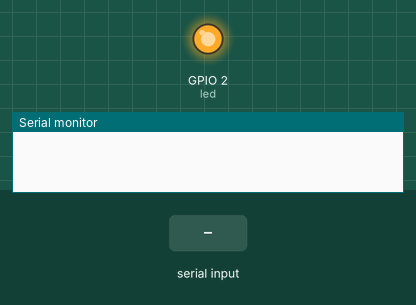
Simulated run of this sketch. Board: ESP32. Shown: output pins drawn as LEDs (lit = HIGH), the last lines printed to the serial monitor. The test bench sets the inputs (shaded band).

Above: at 0.8 s.
0.9 s: "delay\n" received over Serial
At 1.3 s:
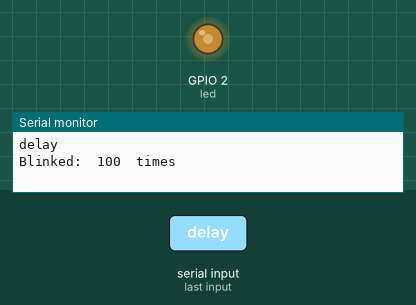
2.5 s: "90,45\n" received over Serial
4.0 s: "0\n" received over Serial
Timing chart, 0 to 7.0 s (numbered marks = the images above; inputs shaded):
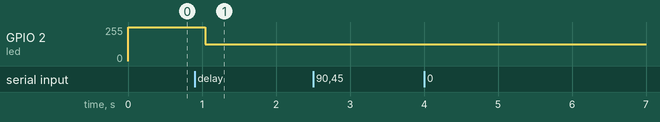

The sketch:

esp32_FreeRTOS_5b.ino
```cpp
/* FreeRTOS queue */

#if CONFIG_FREERTOS_UNICORE
static const BaseType_t app_cpu = 0;
#else
static const BaseType_t app_cpu = 1;
#endif

static QueueHandle_t queueOne;
static QueueHandle_t queueTwo;
static const uint8_t queue_len = 5;
static const int led = LED_BUILTIN;
unsigned long blinkPeriod = 1000;
unsigned long count = 0;

typedef struct Message {
  char body[20];
  int count;
} Message;

/* task A: prints messages from queue 2, reads serial input and echo
   to serial monitor, if "delay xxx", sends xxx to queue 1 */
void messages(void *parameters) {
  Message msg;
  String incomingBytes;
  char subString[20];
  while (1) {
    if (xQueueReceive(queueTwo, (void *)&msg, 0) == pdTRUE) {
      Serial.print(msg.body);
      Serial.print(msg.count);
      Serial.println("\ttimes");
    }
    if (Serial.available()) {
      incomingBytes = Serial.readStringUntil('\n');
      Serial.println(incomingBytes);
      if (incomingBytes.substring(0, 5) == "delay") {
        incomingBytes.substring(6).toCharArray(subString, 20);
        blinkPeriod = atoi(subString);
        if (xQueueSend(queueOne, (void *)&blinkPeriod, 10) != pdTRUE) {
          Serial.println("Queue full");
        }
      }
    }
  }
}

/* task B: updates led blink rate, sends "blinked xxx times" every 100 times */
void blinkLed(void *parameters) {
  Message sendMsg;
  while (1) {
    xQueueReceive(queueOne, (void *)&blinkPeriod, 0);

    digitalWrite(led, HIGH);
    vTaskDelay(blinkPeriod / portTICK_PERIOD_MS);
    digitalWrite(led, LOW);
    vTaskDelay(blinkPeriod / portTICK_PERIOD_MS);

    count++;
    if (count % 100 == 0) {
      strcpy(sendMsg.body, "Blinked:\t");
      sendMsg.count = count;
      if (xQueueSend(queueTwo, (void *)&sendMsg, 10) != pdTRUE) {
        Serial.println("Queue full");
      }
    }
  }
}

void setup() {
  pinMode(led, OUTPUT);
  Serial.begin(115200);

  queueOne = xQueueCreate(queue_len, sizeof(int));
  queueTwo = xQueueCreate(queue_len, sizeof(Message));

  xTaskCreatePinnedToCore(messages, "Messages", 1024, NULL, 1, NULL, app_cpu);
  xTaskCreatePinnedToCore(blinkLed, "Blink Led", 1024, NULL, 1, NULL, app_cpu);

  vTaskDelete(NULL);
}

void loop() {
}
```
